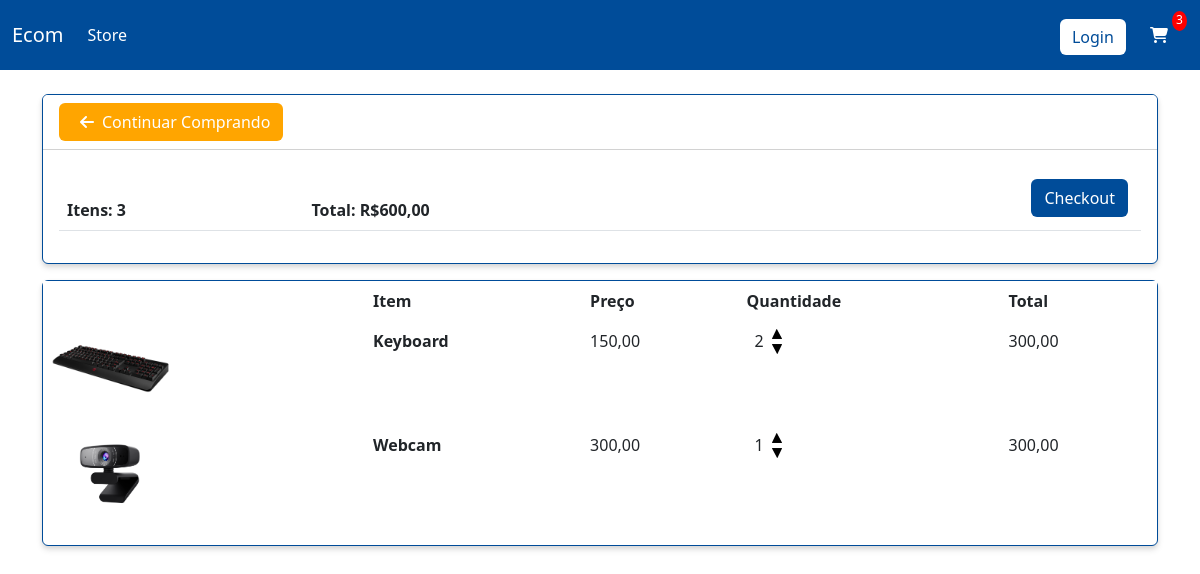
/cart/ (signed in), run on an earlier commit of the app's database.
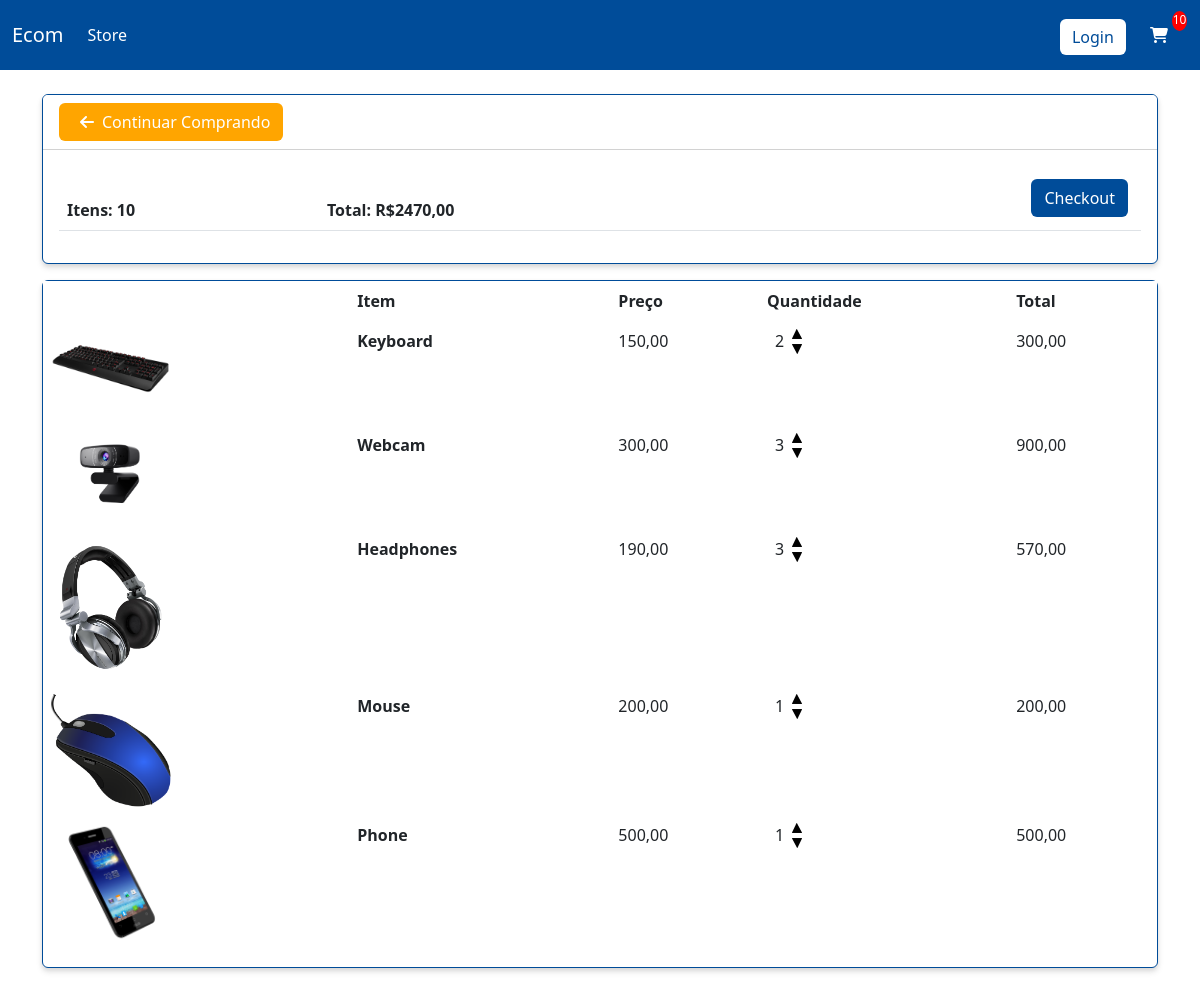
And on a later commit of the database.
### store/models.py (models this page shows, shortened)
class Pedido(models.Model):
    cliente = models.ForeignKey(Cliente, on_delete=models.SET_NULL, blank=True, null=True)
    data = models.DateTimeField(auto_now_add=True)
    completo = models.BooleanField(default=False, null=True, blank=False)
    transacao_id = models.CharField(max_length=200, null=True)
    @property
    def valor_total_carrinho(self):
        itempedido = self.itempedido_set.all()
        total = sum([item.valor_total for item in itempedido])
        return total
    @property
    def valor_total_itens(self):
        itempedido = self.itempedido_set.all()
        total = sum([item.quantidade for item in itempedido])
        return total

class ItemPedido(models.Model):
    produto = models.ForeignKey(Produto, on_delete=models.SET_NULL, blank=True, null=True)
    pedido = models.ForeignKey(Pedido, on_delete=models.SET_NULL, blank=True, null=True)
    quantidade = models.IntegerField(default=0, null=True, blank=False)
    data_add = models.DateTimeField(auto_now_add=True)
    @property
    def valor_total(self):
        total = self.produto.preco * self.quantidade
        return total

class Produto(models.Model):
    nome = models.CharField(max_length=200, null=True)
    preco = models.FloatField()
    digital = models.BooleanField(default=False, null=True, blank=False)
    imagem = models.ImageField(null=True, blank=True)
    @property
    def imagemURL(self):
        try:
            url = self.imagem.url
        except:
            url = ''
        return url

### store/views.py (the view)
# urls.py: path('cart/', views.cart, name='cart'),
def cart(request):
    if request.user.is_authenticated:
        cliente = request.user.cliente
        pedido, created = Pedido.objects.get_or_create(cliente=cliente, completo=False)
        itens = pedido.itempedido_set.all()
        itensCarrinho = pedido.valor_total_itens
    else:
        itens = []
        itensCarrinho = pedido['valor_total_itens']
        pedido = {'valor_total_itens': 0, 'valor_total_carrinho':0}
    context = {'itens': itens, 'pedido': pedido, 'itensCarrinho':itensCarrinho}
    return render(request, 'store/cart.html', context)

### store/templates/store/cart.html
{% extends 'store/main.html' %}
{% load static %}
{% block content %}
    <div class="row">
        <div class="col-lg-12">
            <div class="card">
                <div class="card-header">
                    <a class="btn btn-continue" href="{% url 'store' %}"><i class="fa-solid fa-arrow-left mx-2"></i>Continuar Comprando</a>
                </div>
                <div class="card-body">
                    <table class="table">
                        <thead>
                            <tr>
                                <th scope="col">Itens: {{ pedido.valor_total_itens }}</th>
                                <th scope="col">Total: R${{ pedido.valor_total_carrinho|floatformat:2 }}</th>
                                <th scope="col"><a  style="float:right; margin:5px;" class="btn" id="btn-checkout" href="{% url 'checkout' %}">Checkout</a></th>
                            </tr>
                        </thead>
                    </table>
                </div>
            </div>
        </div>
    </div>
    <div class="row my-3">
        <div class="col-lg-12">
            <div class="card">
                <table class="table table-borderless">
                    <thead>
                        <tr>
                            <th scope="col"></th>
                            <th scope="col">Item</th>
                            <th scope="col">Preço</th>
                            <th scope="col">Quantidade</th>
                            <th scope="col">Total</th>
                        </tr>
                    </thead>
                    <tbody>
                        {% for item in itens %}
                            <tr class="tr" >
                                <td><img src="{{ item.produto.imagemURL }}" class="row-img" alt="..."></td>
                                <td scope="row"><strong>{{ item.produto.nome }}</strong></td>
                                <td>{{ item.produto.preco|floatformat:2 }}</td>
                                <td id="info2">
                                    <div class="number">
                                        <span id="number-quantity" class="mx-2">{{ item.quantidade }}</span>
                                    </div>
                                    <div class="icons-up-down">
                                        <div class="pai_img_cart1">
                                            <img data-produto="{{produto.id}}" src="{% static 'store/images/flecha_cima.png' %}" class="img_cart att-cart" data-acao="add" alt="">
                                        </div>
                                        <div class="pai_img_cart">
                                            <img data-produto="{{produto.id}}" src="{% static 'store/images/flecha_baixo.png' %}" class="img_cart att-cart" data-acao="remover" alt="">
                                        </div>
                                    </div>
                                </td>
                                <td>{{ item.valor_total|floatformat:2 }}</td>
                            </tr>
                        {% endfor %}
                    </tbody>
                </table>
            </div>
        </div>
    </div>
{% endblock %}

What changed in the data, as far as the page shows it:
changed through a linked row, Pedido: valor_total_itens "3" → "10"; valor_total_carrinho "600,00" → "2470,00"
changed ItemPedido "Webcam": quantidade "1" → "3"; valor_total "300,00" → "900,00"
added ItemPedido: produto.imagemURL (picture), produto.nome "Headphones", produto.preco "190,00", quantidade "3", valor_total "570,00"
added ItemPedido: produto.imagemURL (picture), produto.nome "Mouse", produto.preco "200,00", quantidade "1", valor_total "200,00"
added ItemPedido: produto.imagemURL (picture), produto.nome "Phone", produto.preco "500,00", quantidade "1", valor_total "500,00"
Also different on the page:
{{ itensCarrinho }}: "3" → "10"
